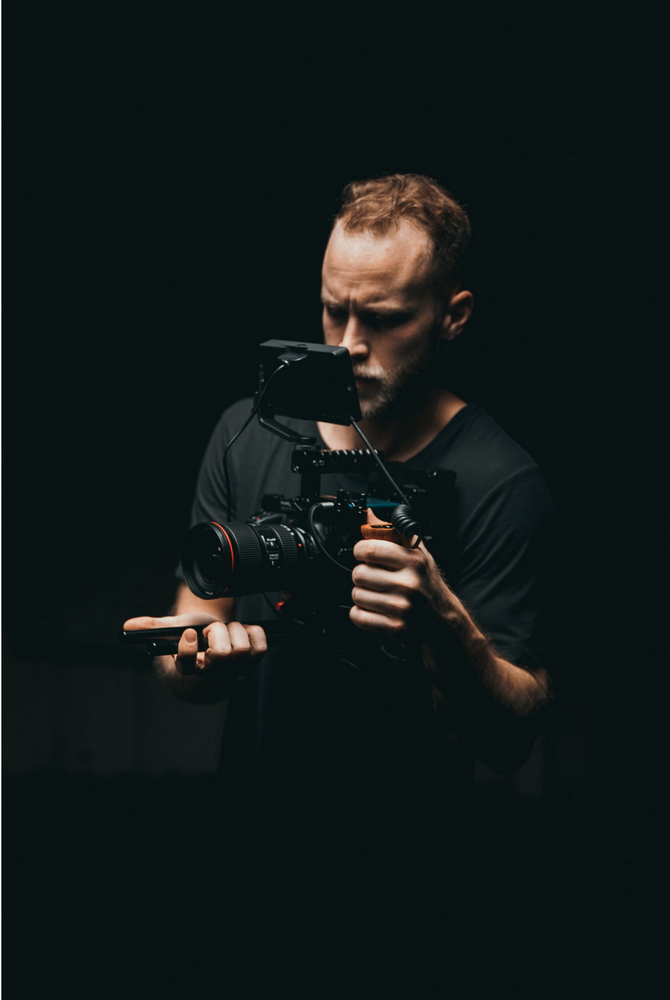
#> input picture cameraman.png, 670 x 1000 px, shrunk from 977 x 1458 before the run, found by its file name
$ python numpy4_drawing_grapshs.py
#> lines starting #> are read from the running program, lines starting #| are printed output that depends on the picture
import matplotlib.pyplot as plt
import numpy as np

x = np.linspace(0, 20, 100)
#plt.plot(x, np.sin(x))
#plt.show()

x = np.linspace(0,7,100)
y = np.sin(x)
#plt.plot(x,y)
#plt.show()

plt.title('Title')
plt.xlabel('x')
plt.ylabel('y')
# [53 lines of commented-out code are left out]
import matplotlib.image as mpimg
I=mpimg.imread("cameraman.png")
#> I is the input picture: shape (1000, 670, 3) float32; mean R, G, B 0.0689, 0.0982, 0.0975
plt.imshow(I)
plt.show()

#Drawing three-dimensional textures also requires the mpl_toolkits module. E.g.
from mpl_toolkits import mplot3d
import numpy as np
import matplotlib.pyplot as plt

x, y = np.meshgrid(np.linspace(-2, 2, 30),np.linspace(-2, 2, 30))
z = np.cos(x ** 2 + y ** 2)

fig = plt.figure()
ax = plt.axes(projection='3d')
ax.plot_surface(x, y, z)
ax.set_title('Texture')
plt.show()
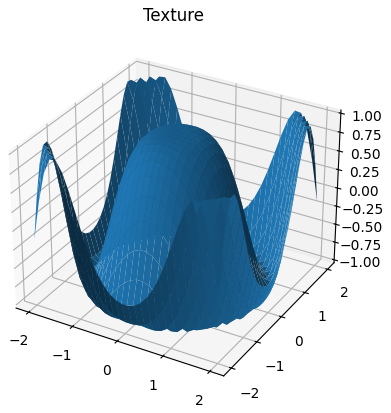
#> figure drawn by matplotlib, 1 panel

#plt.savefig('picture.pdf') #Save figure, type determined by file extension
#You may want to issue the command before the show () command if you want to save the image to a file and display it on the screen in the image window.
